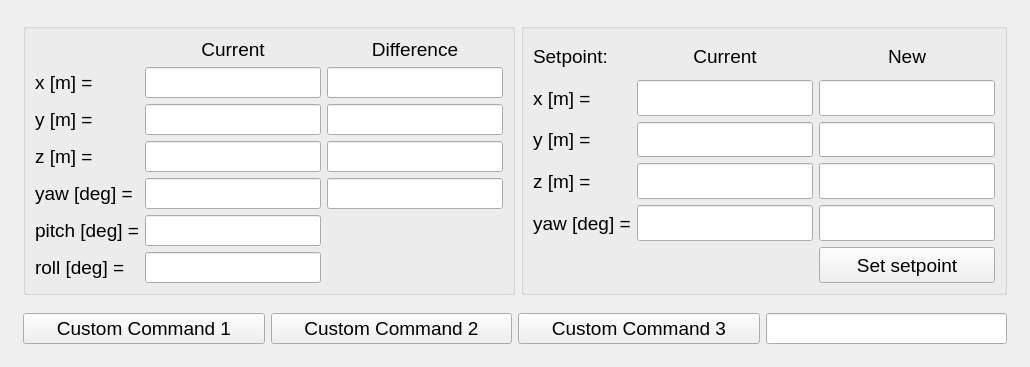
          <widget class="QWidget" name="tab_4">
           <attribute name="title">
            <string>  Demo  </string>
           </attribute>
           <layout class="QGridLayout" name="gridLayout_9">
            <item row="0" column="0">
             <layout class="QVBoxLayout" name="verticalLayout_3">
              <property name="leftMargin">
               <number>6</number>
              </property>
              <property name="topMargin">
               <number>6</number>
              </property>
              <property name="rightMargin">
               <number>6</number>
              </property>
              <property name="bottomMargin">
               <number>6</number>
              </property>
              <item>
               <layout class="QHBoxLayout" name="horizontalLayout_3">
                <property name="leftMargin">
                 <number>6</number>
                </property>
                <property name="topMargin">
                 <number>6</number>
                </property>
                <property name="rightMargin">
                 <number>6</number>
                </property>
                <property name="bottomMargin">
                 <number>6</number>
                </property>
                <item>
                 <widget class="QGroupBox" name="groupBox_5">
                  <property name="title">
                   <string/>
                  </property>
                  <layout class="QGridLayout" name="gridLayout_7">
                   <item row="1" column="2">
                    <widget class="QLineEdit" name="diff_x_2">
                     <property name="sizePolicy">
                      <sizepolicy hsizetype="MinimumExpanding" vsizetype="MinimumExpanding">
                       <horstretch>0</horstretch>
                       <verstretch>0</verstretch>
                      </sizepolicy>
                     </property>
                     <property name="font">
                      <font>
                       <pointsize>14</pointsize>
                      </font>
                     </property>
                     <property name="readOnly">
                      <bool>true</bool>
                     </property>
                    </widget>
                   </item>
                   <item row="6" column="1">
                    <widget class="QLineEdit" name="current_roll_2">
                     <property name="sizePolicy">
                      <sizepolicy hsizetype="MinimumExpanding" vsizetype="MinimumExpanding">
                       <horstretch>0</horstretch>
                       <verstretch>0</verstretch>
                      </sizepolicy>
                     </property>
                     <property name="font">
                      <font>
                       <pointsize>14</pointsize>
                      </font>
                     </property>
                     <property name="readOnly">
                      <bool>true</bool>
                     </property>
                    </widget>
                   </item>
                   <item row="2" column="1">
                    <widget class="QLineEdit" name="current_y_2">
                     <property name="sizePolicy">
                      <sizepolicy hsizetype="MinimumExpanding" vsizetype="MinimumExpanding">
                       <horstretch>0</horstretch>
                       <verstretch>0</verstretch>
                      </sizepolicy>
                     </property>
                     <property name="font">
                      <font>
                       <pointsize>14</pointsize>
                      </font>
                     </property>
                     <property name="readOnly">
                      <bool>true</bool>
                     </property>
                    </widget>
                   </item>
                   <item row="4" column="1">
                    <widget class="QLineEdit" name="current_yaw_2">
                     <property name="sizePolicy">
                      <sizepolicy hsizetype="MinimumExpanding" vsizetype="MinimumExpanding">
                       <horstretch>0</horstretch>
                       <verstretch>0</verstretch>
                      </sizepolicy>
                     </property>
                     <property name="font">
                      <font>
                       <pointsize>14</pointsize>
                      </font>
                     </property>
                     <property name="readOnly">
                      <bool>true</bool>
                     </property>
                    </widget>
                   </item>
                   <item row="3" column="1">
                    <widget class="QLineEdit" name="current_z_2">
                     <property name="sizePolicy">
                      <sizepolicy hsizetype="MinimumExpanding" vsizetype="MinimumExpanding">
                       <horstretch>0</horstretch>
                       <verstretch>0</verstretch>
                      </sizepolicy>
                     </property>
                     <property name="font">
                      <font>
                       <pointsize>14</pointsize>
                      </font>
                     </property>
                     <property name="readOnly">
                      <bool>true</bool>
                     </property>
                    </widget>
                   </item>
                   <item row="1" column="0">
                    <widget class="QLabel" name="current_x_label_2">
                     <property name="sizePolicy">
                      <sizepolicy hsizetype="MinimumExpanding" vsizetype="MinimumExpanding">
                       <horstretch>0</horstretch>
                       <verstretch>0</verstretch>
                      </sizepolicy>
                     </property>
                     <property name="font">
                      <font>
                       <pointsize>14</pointsize>
                      </font>
                     </property>
                     <property name="text">
                      <string>x [m] =</string>
                     </property>
                    </widget>
                   </item>
                   <item row="3" column="0">
                    <widget class="QLabel" name="current_z_label_2">
                     <property name="sizePolicy">
                      <sizepolicy hsizetype="MinimumExpanding" vsizetype="MinimumExpanding">
                       <horstretch>0</horstretch>
                       <verstretch>0</verstretch>
                      </sizepolicy>
                     </property>
                     <property name="font">
                      <font>
                       <pointsize>14</pointsize>
                      </font>
                     </property>
                     <property name="text">
                      <string>z [m] =</string>
                     </property>
                    </widget>
                   </item>
                   <item row="1" column="1">
                    <widget class="QLineEdit" name="current_x_2">
                     <property name="sizePolicy">
                      <sizepolicy hsizetype="MinimumExpanding" vsizetype="MinimumExpanding">
                       <horstretch>0</horstretch>
                       <verstretch>0</verstretch>
                      </sizepolicy>
                     </property>
                     <property name="font">
                      <font>
                       <pointsize>14</pointsize>
                      </font>
                     </property>
                     <property name="readOnly">
                      <bool>true</bool>
                     </property>
                    </widget>
                   </item>
                   <item row="2" column="0">
                    <widget class="QLabel" name="current_y_label_2">
                     <property name="font">
                      <font>
                       <pointsize>14</pointsize>
                      </font>
                     </property>
                     <property name="text">
                      <string>y [m] =</string>
                     </property>
                    </widget>
                   </item>
                   <item row="4" column="0">
                    <widget class="QLabel" name="current_yaw_label_2">
                     <property name="sizePolicy">
                      <sizepolicy hsizetype="MinimumExpanding" vsizetype="MinimumExpanding">
                       <horstretch>0</horstretch>
                       <verstretch>0</verstretch>
                      </sizepolicy>
                     </property>
                     <property name="font">
                      <font>
                       <pointsize>14</pointsize>
                      </font>
                     </property>
                     <property name="text">
                      <string>yaw [deg] = </string>
                     </property>
                    </widget>
                   </item>
                   <item row="5" column="1">
                    <widget class="QLineEdit" name="current_pitch_2">
                     <property name="sizePolicy">
                      <sizepolicy hsizetype="MinimumExpanding" vsizetype="MinimumExpanding">
                       <horstretch>0</horstretch>
                       <verstretch>0</verstretch>
                      </sizepolicy>
                     </property>
                     <property name="font">
                      <font>
                       <pointsize>14</pointsize>
                      </font>
                     </property>
                     <property name="readOnly">
                      <bool>true</bool>
                     </property>
                    </widget>
                   </item>
                   <item row="5" column="0">
                    <widget class="QLabel" name="current_pitch_label_2">
                     <property name="sizePolicy">
                      <sizepolicy hsizetype="MinimumExpanding" vsizetype="MinimumExpanding">
                       <horstretch>0</horstretch>
                       <verstretch>0</verstretch>
                      </sizepolicy>
                     </property>
                     <property name="font">
                      <font>
                       <pointsize>14</pointsize>
                      </font>
                     </property>
                     <property name="text">
                      <string>pitch [deg] =</string>
                     </property>
                    </widget>
                   </item>
                   <item row="6" column="0">
                    <widget class="QLabel" name="current_roll_label_2">
                     <property name="sizePolicy">
                      <sizepolicy hsizetype="MinimumExpanding" vsizetype="MinimumExpanding">
                       <horstretch>0</horstretch>
                       <verstretch>0</verstretch>
                      </sizepolicy>
                     </property>
                     <property name="font">
                      <font>
                       <pointsize>14</pointsize>
                      </font>
                     </property>
                     <property name="text">
                      <string>roll [deg] =</string>
                     </property>
                    </widget>
                   </item>
                   <item row="0" column="1">
                    <widget class="QLabel" name="label_6">
                     <property name="sizePolicy">
                      <sizepolicy hsizetype="MinimumExpanding" vsizetype="MinimumExpanding">
                       <horstretch>0</horstretch>
                       <verstretch>0</verstretch>
                      </sizepolicy>
                     </property>
                     <property name="font">
                      <font>
                       <pointsize>14</pointsize>
                      </font>
                     </property>
                     <property name="text">
                      <string>Current</string>
                     </property>
                     <property name="alignment">
                      <set>Qt::AlignCenter</set>
                     </property>
                    </widget>
                   </item>
                   <item row="3" column="2">
                    <widget class="QLineEdit" name="diff_z_2">
                     <property name="sizePolicy">
                      <sizepolicy hsizetype="MinimumExpanding" vsizetype="MinimumExpanding">
                       <horstretch>0</horstretch>
                       <verstretch>0</verstretch>
                      </sizepolicy>
                     </property>
                     <property name="font">
                      <font>
                       <pointsize>14</pointsize>
                      </font>
                     </property>
                     <property name="readOnly">
                      <bool>true</bool>
                     </property>
                    </widget>
                   </item>
                   <item row="2" column="2">
                    <widget class="QLineEdit" name="diff_y_2">
                     <property name="sizePolicy">
                      <sizepolicy hsizetype="MinimumExpanding" vsizetype="MinimumExpanding">
                       <horstretch>0</horstretch>
                       <verstretch>0</verstretch>
                      </sizepolicy>
                     </property>
                     <property name="font">
                      <font>
                       <pointsize>14</pointsize>
                      </font>
                     </property>
                     <property name="readOnly">
                      <bool>true</bool>
                     </property>
                    </widget>
                   </item>
                   <item row="4" column="2">
                    <widget class="QLineEdit" name="diff_yaw_2">
                     <property name="sizePolicy">
                      <sizepolicy hsizetype="MinimumExpanding" vsizetype="MinimumExpanding">
                       <horstretch>0</horstretch>
                       <verstretch>0</verstretch>
                      </sizepolicy>
                     </property>
                     <property name="font">
                      <font>
                       <pointsize>14</pointsize>
                      </font>
                     </property>
                     <property name="readOnly">
                      <bool>true</bool>
                     </property>
                    </widget>
                   </item>
                   <item row="0" column="2">
                    <widget class="QLabel" name="label_10">
                     <property name="sizePolicy">
                      <sizepolicy hsizetype="MinimumExpanding" vsizetype="MinimumExpanding">
                       <horstretch>0</horstretch>
                       <verstretch>0</verstretch>
                      </sizepolicy>
                     </property>
                     <property name="font">
                      <font>
                       <pointsize>14</pointsize>
                      </font>
                     </property>
                     <property name="text">
                      <string>Difference</string>
                     </property>
                     <property name="alignment">
                      <set>Qt::AlignCenter</set>
                     </property>
                    </widget>
                   </item>
                  </layout>
                 </widget>
                </item>
                <item>
                 <widget class="QGroupBox" name="groupBox_6">
                  <property name="title">
                   <string/>
                  </property>
                  <layout class="QGridLayout" name="gridLayout_8">
                   <item row="2" column="2">
                    <widget class="QLineEdit" name="new_setpoint_y_2">
                     <property name="sizePolicy">
                      <sizepolicy hsizetype="MinimumExpanding" vsizetype="MinimumExpanding">
                       <horstretch>0</horstretch>
                       <verstretch>0</verstretch>
                      </sizepolicy>
                     </property>
                     <property name="font">
                      <font>
                       <pointsize>14</pointsize>
                      </font>
                     </property>
                    </widget>
                   </item>
                   <item row="4" column="2">
                    <widget class="QLineEdit" name="new_setpoint_yaw_2">
                     <property name="sizePolicy">
                      <sizepolicy hsizetype="MinimumExpanding" vsizetype="MinimumExpanding">
                       <horstretch>0</horstretch>
                       <verstretch>0</verstretch>
                      </sizepolicy>
                     </property>
                     <property name="font">
                      <font>
                       <pointsize>14</pointsize>
                      </font>
                     </property>
                    </widget>
                   </item>
                   <item row="1" column="2">
                    <widget class="QLineEdit" name="new_setpoint_x_2">
                     <property name="sizePolicy">
                      <sizepolicy hsizetype="MinimumExpanding" vsizetype="MinimumExpanding">
                       <horstretch>0</horstretch>
                       <verstretch>0</verstretch>
                      </sizepolicy>
                     </property>
                     <property name="font">
                      <font>
                       <pointsize>14</pointsize>
                      </font>
                     </property>
                    </widget>
                   </item>
                   <item row="2" column="1">
                    <widget class="QLineEdit" name="current_setpoint_y_2">
                     <property name="sizePolicy">
                      <sizepolicy hsizetype="MinimumExpanding" vsizetype="MinimumExpanding">
                       <horstretch>0</horstretch>
                       <verstretch>0</verstretch>
                      </sizepolicy>
                     </property>
                     <property name="font">
                      <font>
                       <pointsize>14</pointsize>
                      </font>
                     </property>
                     <property name="readOnly">
                      <bool>true</bool>
                     </property>
                    </widget>
                   </item>
                   <item row="1" column="1">
                    <widget class="QLineEdit" name="current_setpoint_x_2">
                     <property name="sizePolicy">
                      <sizepolicy hsizetype="MinimumExpanding" vsizetype="MinimumExpanding">
                       <horstretch>0</horstretch>
                       <verstretch>0</verstretch>
                      </sizepolicy>
                     </property>
                     <property name="font">
                      <font>
                       <pointsize>14</pointsize>
                      </font>
                     </property>
                     <property name="readOnly">
                      <bool>true</bool>
                     </property>
                    </widget>
                   </item>
                   <item row="4" column="0">
                    <widget class="QLabel" name="label_14">
                     <property name="sizePolicy">
                      <sizepolicy hsizetype="MinimumExpanding" vsizetype="MinimumExpanding">
                       <horstretch>0</horstretch>
                       <verstretch>0</verstretch>
                      </sizepolicy>
                     </property>
                     <property name="font">
                      <font>
                       <pointsize>14</pointsize>
                      </font>
                     </property>
                     <property name="text">
                      <string>yaw [deg] =</string>
                     </property>
                    </widget>
                   </item>
                   <item row="0" column="1">
                    <widget class="QLabel" name="label_15">
                     <property name="sizePolicy">
                      <sizepolicy hsizetype="MinimumExpanding" vsizetype="MinimumExpanding">
                       <horstretch>0</horstretch>
                       <verstretch>0</verstretch>
                      </sizepolicy>
                     </property>
                     <property name="font">
                      <font>
                       <pointsize>14</pointsize>
                      </font>
                     </property>
                     <property name="text">
                      <string>Current</string>
                     </property>
                     <property name="alignment">
                      <set>Qt::AlignCenter</set>
                     </property>
                    </widget>
                   </item>
                   <item row="1" column="0">
                    <widget class="QLabel" name="label_16">
                     <property name="sizePolicy">
                      <sizepolicy hsizetype="MinimumExpanding" vsizetype="MinimumExpanding">
                       <horstretch>0</horstretch>
                       <verstretch>0</verstretch>
                      </sizepolicy>
                     </property>
                     <property name="font">
                      <font>
                       <pointsize>14</pointsize>
                      </font>
                     </property>
                     <property name="text">
                      <string>x [m] =</string>
                     </property>
                    </widget>
                   </item>
                   <item row="3" column="0">
                    <widget class="QLabel" name="label_17">
                     <property name="sizePolicy">
                      <sizepolicy hsizetype="MinimumExpanding" vsizetype="MinimumExpanding">
                       <horstretch>0</horstretch>
                       <verstretch>0</verstretch>
                      </sizepolicy>
                     </property>
                     <property name="font">
                      <font>
                       <pointsize>14</pointsize>
                      </font>
                     </property>
                     <property name="text">
                      <string>z [m] =</string>
                     </property>
                    </widget>
                   </item>
                   <item row="2" column="0">
                    <widget class="QLabel" name="label_18">
                     <property name="sizePolicy">
                      <sizepolicy hsizetype="MinimumExpanding" vsizetype="MinimumExpanding">
                       <horstretch>0</horstretch>
                       <verstretch>0</verstretch>
                      </sizepolicy>
                     </property>
                     <property name="font">
                      <font>
                       <pointsize>14</pointsize>
                      </font>
                     </property>
                     <property name="text">
                      <string>y [m] =</string>
                     </property>
                    </widget>
                   </item>
                   <item row="3" column="1">
                    <widget class="QLineEdit" name="current_setpoint_z_2">
                     <property name="sizePolicy">
                      <sizepolicy hsizetype="MinimumExpanding" vsizetype="MinimumExpanding">
                       <horstretch>0</horstretch>
                       <verstretch>0</verstretch>
                      </sizepolicy>
                     </property>
                     <property name="font">
                      <font>
                       <pointsize>14</pointsize>
                      </font>
                     </property>
                     <property name="readOnly">
                      <bool>true</bool>
                     </property>
                    </widget>
                   </item>
                   <item row="5" column="2">
                    <widget class="QPushButton" name="set_setpoint_button_2">
                     <property name="sizePolicy">
                      <sizepolicy hsizetype="MinimumExpanding" vsizetype="MinimumExpanding">
                       <horstretch>0</horstretch>
                       <verstretch>0</verstretch>
                      </sizepolicy>
                     </property>
                     <property name="font">
                      <font>
                       <pointsize>14</pointsize>
                      </font>
                     </property>
                     <property name="text">
                      <string>Set setpoint</string>
                     </property>
                    </widget>
                   </item>
                   <item row="4" column="1">
                    <widget class="QLineEdit" name="current_setpoint_yaw_2">
                     <property name="sizePolicy">
                      <sizepolicy hsizetype="MinimumExpanding" vsizetype="MinimumExpanding">
                       <horstretch>0</horstretch>
                       <verstretch>0</verstretch>
                      </sizepolicy>
                     </property>
                     <property name="font">
                      <font>
                       <pointsize>14</pointsize>
                      </font>
                     </property>
                     <property name="readOnly">
                      <bool>true</bool>
                     </property>
                    </widget>
                   </item>
                   <item row="3" column="2">
                    <widget class="QLineEdit" name="new_setpoint_z_2">
                     <property name="sizePolicy">
                      <sizepolicy hsizetype="MinimumExpanding" vsizetype="MinimumExpanding">
                       <horstretch>0</horstretch>
                       <verstretch>0</verstretch>
                      </sizepolicy>
                     </property>
                     <property name="font">
                      <font>
                       <pointsize>14</pointsize>
                      </font>
                     </property>
                    </widget>
                   </item>
                   <item row="0" column="0">
                    <widget class="QLabel" name="label_19">
                     <property name="sizePolicy">
                      <sizepolicy hsizetype="MinimumExpanding" vsizetype="MinimumExpanding">
                       <horstretch>0</horstretch>
                       <verstretch>0</verstretch>
                      </sizepolicy>
                     </property>
                     <property name="font">
                      <font>
                       <pointsize>14</pointsize>
                      </font>
                     </property>
                     <property name="text">
                      <string>Setpoint:</string>
                     </property>
                    </widget>
                   </item>
                   <item row="0" column="2">
                    <widget class="QLabel" name="label_20">
                     <property name="sizePolicy">
                      <sizepolicy hsizetype="MinimumExpanding" vsizetype="MinimumExpanding">
                       <horstretch>0</horstretch>
                       <verstretch>0</verstretch>
                      </sizepolicy>
                     </property>
                     <property name="font">
                      <font>
                       <pointsize>14</pointsize>
                      </font>
                     </property>
                     <property name="text">
                      <string>New</string>
                     </property>
                     <property name="alignment">
                      <set>Qt::AlignCenter</set>
                     </property>
                    </widget>
                   </item>
                  </layout>
                 </widget>
                </item>
               </layout>
              </item>
              <item>
               <layout class="QHBoxLayout" name="horizontalLayout_5">
                <property name="leftMargin">
                 <number>6</number>
                </property>
                <property name="topMargin">
                 <number>6</number>
                </property>
                <property name="rightMargin">
                 <number>6</number>
                </property>
                <property name="bottomMargin">
                 <number>6</number>
                </property>
                <item>
                 <widget class="QPushButton" name="customButton_1">
                  <property name="sizePolicy">
                   <sizepolicy hsizetype="MinimumExpanding" vsizetype="Fixed">
                    <horstretch>0</horstretch>
                    <verstretch>0</verstretch>
                   </sizepolicy>
                  </property>
                  <property name="font">
                   <font>
                    <pointsize>14</pointsize>
                   </font>
                  </property>
                  <property name="text">
                   <string>Custom Command 1</string>
                  </property>
                 </widget>
                </item>
                <item>
                 <widget class="QPushButton" name="customButton_2">
                  <property name="sizePolicy">
                   <sizepolicy hsizetype="MinimumExpanding" vsizetype="Fixed">
                    <horstretch>0</horstretch>
                    <verstretch>0</verstretch>
                   </sizepolicy>
                  </property>
                  <property name="font">
                   <font>
                    <pointsize>14</pointsize>
                   </font>
                  </property>
                  <property name="text">
                   <string>Custom Command 2</string>
                  </property>
                 </widget>
                </item>
                <item>
                 <widget class="QPushButton" name="customButton_3">
                  <property name="sizePolicy">
                   <sizepolicy hsizetype="MinimumExpanding" vsizetype="Fixed">
                    <horstretch>0</horstretch>
                    <verstretch>0</verstretch>
                   </sizepolicy>
                  </property>
                  <property name="font">
                   <font>
                    <pointsize>14</pointsize>
                   </font>
                  </property>
                  <property name="text">
                   <string>Custom Command 3</string>
                  </property>
                 </widget>
                </item>
                <item>
                 <widget class="QLineEdit" name="custom_command_3">
                  <property name="font">
                   <font>
                    <pointsize>14</pointsize>
                   </font>
                  </property>
                 </widget>
                </item>
               </layout>
              </item>
             </layout>
            </item>
           </layout>
          </widget>
